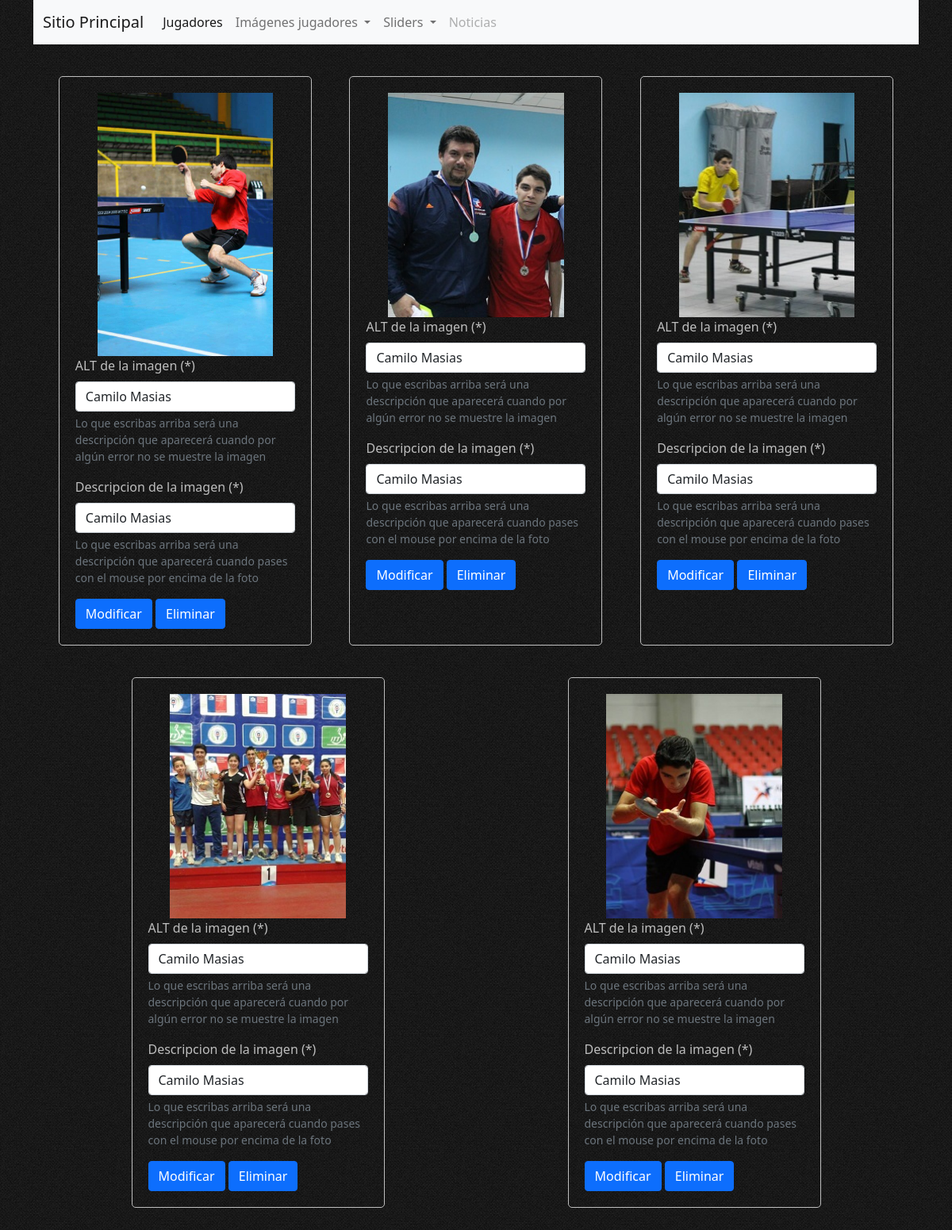
Page /modificarImgPersonal/2/ (signed in) on the earlier database version.
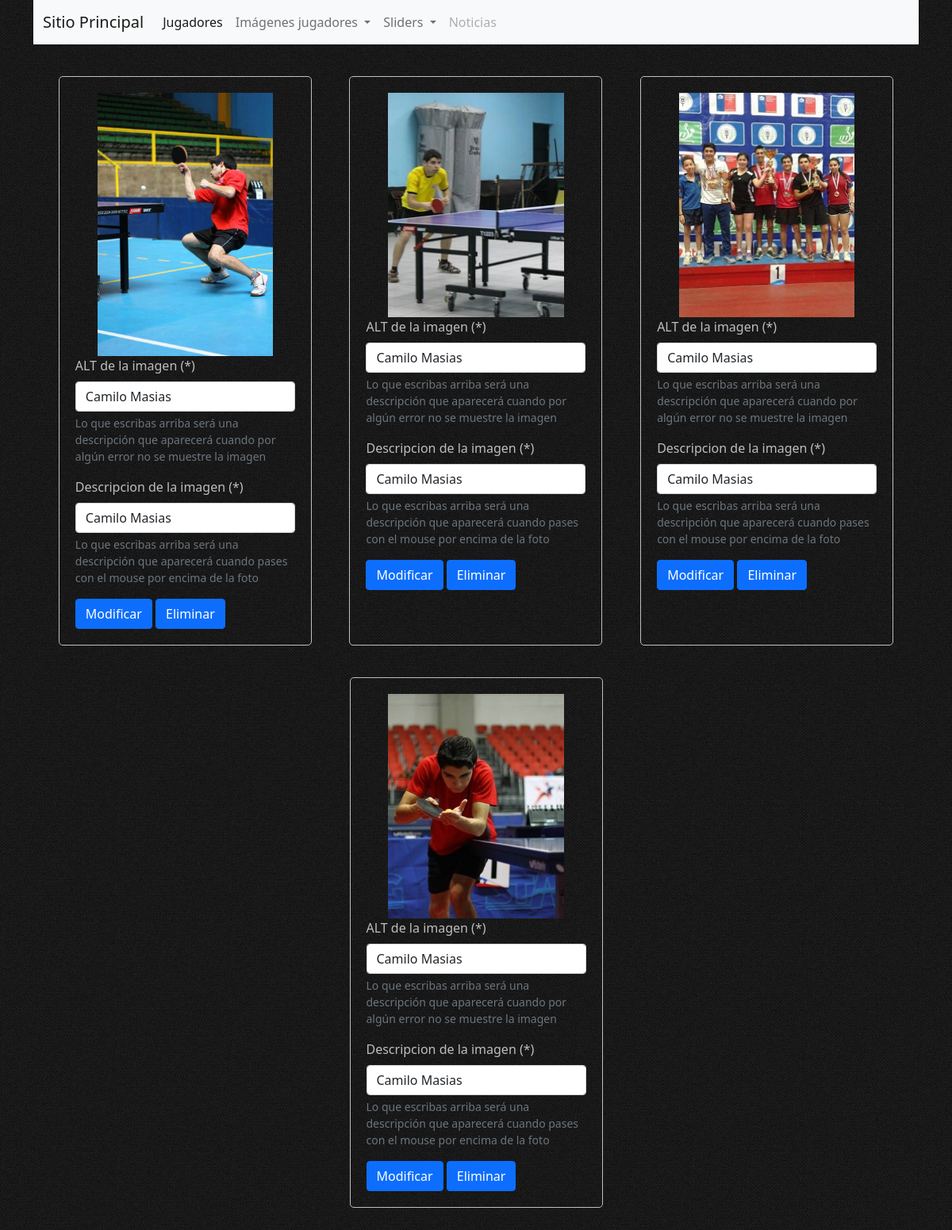
Same page on the later database version.
### appCore/models.py (models this page shows, shortened)
class ImagenJugador(models.Model):
    idImagenJug = models.AutoField(primary_key=True)
    imagenJug = models.ImageField(upload_to = 'home')
    title = models.CharField(max_length=200, verbose_name='title', blank=True, null=True)
    alt = models.CharField(max_length=200, verbose_name='alt', blank=True, null=True)
    fkJugador = models.ForeignKey(Jugador, on_delete=models.CASCADE)
    class Meta:
        verbose_name = 'imagenJugador'
        verbose_name_plural = 'imagenesJugador'

### appAdmin/views.py (the view, shortened to what this page needs)
# urls.py: path('modificarImgPersonal/<pk>/',modificarImgPersonal, name='modificarImgPersonal'),
@login_required
def modificarImgPersonal(request, pk):
    imgs = ImagenJugador.objects.filter(fkJugador = pk)
    form = ImagenJugadorForm()
    datos = {
        'imagenes':imgs,
        'form':form,
        'pk':pk
    }
    return render(request, 'appAdmin/modificarImgPersonal.html', datos)

### appCore/forms.py
class ImagenJugadorForm(ModelForm):
    class Meta:
        model = ImagenJugador
        fields = ['idImagenJug', 'imagenJug', 'title', 'alt', 'fkJugador']

### appAdmin/templates/appAdmin/modificarImgPersonal.html (shortened to what this page needs)
{% extends 'appAdmin/baseAdmin.html' %}
{% load static %}
{% block main %}
<main class="container contenedorModificarImg">
    {% for img in imagenes %}
    <div class="cajaImg">
        <img src="{{img.imagenJug.url}}" alt="">
        <form enctype="multipart/form-data" action="" method="post">
            <div class="mb-3">
                <label for="alt" class="form-label colorPrimario" aria-describedby="altHelp">ALT de la imagen
                    (*)</label>
                <input type="text" class="form-control" id="alt" name="alt" value="{{img.alt}}">
                <div id="altHelp" class="form-text">Lo que escribas arriba será una descripción que aparecerá cuando por
                    algún error no se muestre la imagen</div>
            </div>
            <div class="mb-3">
                <label for="title" class="form-label colorPrimario" aria-describedby="titleHelp">Descripcion de la
                    imagen (*)</label>
                <input type="text" class="form-control" id="title" name="title" value="{{img.title}}">
                <div id="titleHelp" class="form-text">Lo que escribas arriba será una descripción que aparecerá cuando
                    pases con el mouse por encima de la foto</div>
            </div>
            <button type="button" class="btn btn-primary" data-bs-toggle="modal"
                data-bs-target="#modalAgregarImgs{{img.idImagenJug}}">
                Modificar
            </button>
            <button type="button" class="btn btn-primary" data-bs-toggle="modal"
                data-bs-target="#modalEliminarImgs{{img.idImagenJug}}">
                Eliminar
            </button>
        </form>
    </div>
    {% endfor %}
</main>
{% endblock %}

Differences in the rows shown:
removed ImagenJugador: imagenJug (picture), alt "Camilo Masias", title "Camilo Masias"
